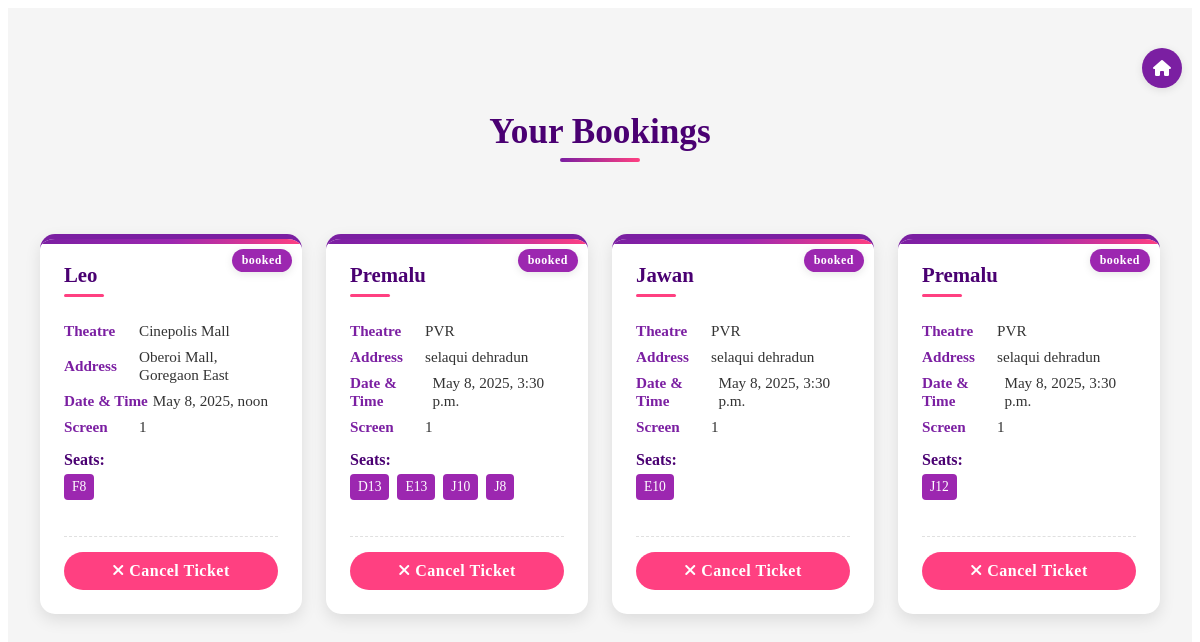
Page /your-orders/ (signed in) on the committed database.
### bookings/models.py (models this page shows, shortened)
class Booking(models.Model):
    user = models.ForeignKey(User, on_delete=models.SET_NULL, null=True, blank=True)
    showtime = models.ForeignKey(Showtimes, on_delete=models.SET_NULL, null=True, blank=True)
    booking_time = models.DateTimeField(auto_now_add=True)
    total_amount = models.DecimalField(max_digits=10, decimal_places=2)
    booking_status = models.CharField(max_length=20, choices=[('Confirmed', 'Confirmed'), ('Cancelled', 'Cancelled'),('Pending', 'Pending')])

class BookingSeats(models.Model):
    booking = models.ForeignKey(Booking, on_delete=models.CASCADE)
    seat = models.ForeignKey(Seats, on_delete=models.SET_NULL, null=True, blank=True)

### theater/models.py (models this page shows, shortened)
class Showtimes(models.Model):
    movie = models.ForeignKey(Movie, on_delete=models.SET_NULL,null=True, blank=True)
    theater = models.ForeignKey(Theaters, on_delete=models.CASCADE)
    show_time = models.DateTimeField()
    screen_number = models.CharField(null=True, blank=True)

class Theaters(models.Model):
    name = models.CharField(max_length=100)
    city = models.CharField(max_length=100)
    address = models.CharField(max_length=100)
    manager = models.ForeignKey(User, on_delete=models.SET_NULL , null=True, blank=True)

class Seats(models.Model):
    theater= models.ForeignKey(Theaters, on_delete=models.CASCADE)
    screen_number = models.CharField(max_length=100, null=True, blank=True)
    row_label = models.CharField(max_length=10)
    seat_number = models.CharField(max_length=10)
    seat_type = models.CharField(max_length=10, choices=[('VIP', 'VIP'), ('Regular', 'Regular')])

### movies/models.py (models this page shows, shortened)
class Movie(models.Model):
    movie_id = models.AutoField(primary_key=True)
    title = models.CharField(max_length=100)
    genre = models.CharField(max_length=250,choices=geners)
    language = models.CharField(max_length=100,choices=languages)
    synopsis = models.TextField()
    cast = models.TextField()
    duration_minutes = models.IntegerField()
    release_date = models.DateField()
    triller_url = models.CharField(max_length=2500, blank=True, null=True)
    status = models.CharField(max_length=250, null=True, blank=True)
    image_url = models.URLField(blank=True, null=True)
    slug = models.CharField(max_length=2500, unique=True, null=True, blank=True)

### dashboard/views.py (the view)
# urls.py: path('your-orders/', views.your_orders, name='your_orders'),
@login_required
def your_orders(request):
    user = request.user
    bookings = Booking.objects.filter(user=user, booking_status='booked').order_by('-booking_time')
    return render(request, 'dashboard/your_orders.html', {
        'bookings': bookings
    })

### templates/dashboard/your_orders.html (shortened to what this page needs)
{% extends 'base.html' %}
{% block content %}
<link rel="stylesheet" href="https://cdnjs.cloudflare.com/ajax/libs/font-awesome/6.5.0/css/all.min.css">
<div class="page-container">
    <a href="{% url 'filtered_movies' %}" class="home-button"><i class="fa-solid fa-house"></i></a>
  <div class="ticket-container">
    <h1>Your Bookings</h1>
    {% if bookings %}
      <div class="tickets-grid">
        {% for booking in bookings %}
          <div class="ticket">
            <span class="ticket-status">{{ booking.booking_status }}</span>
            <h2>{{ booking.showtime.movie.title }}</h2>
            <div class="ticket-info">
              <p><strong>Theatre</strong> {{ booking.showtime.theater.name }}</p>
              <p><strong>Address</strong> {{ booking.showtime.theater.address }}</p>
              <p><strong>Date & Time</strong> {{ booking.showtime.show_time }}</p>
              <p><strong>Screen</strong> {{ booking.showtime.screen_number }}</p>
              <div class="seats">
                <div class="seats-label">Seats:</div>
                <div class="seat-list">
                  {% for seat in booking.bookingseats_set.all %}
                    <span class="seat-badge">
                      {{ seat.seat.row_label }}{{ seat.seat.seat_number }}
                    </span>
                  {% endfor %}
                </div>
              </div>
            </div>
            <div class="ticket-actions">
              <div class="cancel-button">
                <a href="{% url 'cancel_booking' booking.id %}" class="cancel-booking-link" data-booking-id="{{ booking.id }}" data-movie-title="{{ booking.showtime.movie.title }}">
                  <i class="fa-solid fa-xmark"></i> Cancel Ticket
                </a>
              </div>
            </div>
          </div>
        {% endfor %}
      </div>
    {% endif %}
  </div>
</div>
{% endblock %}

### templates/dashboard/your_orders.html (style rules this page uses)
:root { --primary: #7b1fa2; --primary-light: #9c27b0; --primary-dark: #4a0072; --accent: #ff4081; --text-light: #ffffff; --text-dark: #333333; --gray-light: #f5f5f5; --gray: #e0e0e0; --shadow-sm: 0 2px 8px rgba(0, 0, 0, 0.1); --shadow-md: 0 6px 16px rgba(0, 0, 0, 0.1); --shadow-lg: 0 12px 28px rgba(0, 0, 0, 0.15); --transition: all 0.3s ease; }
.page-container { position: relative; padding-top: 1rem; background-color: var(--gray-light); min-height: 100vh; }
h1 { text-align: center; color: var(--primary-dark); margin-bottom: 2rem; font-size: 2.2rem; position: relative; padding-bottom: 10px; }
h1::after { content: ''; position: absolute; bottom: 0; left: 50%; transform: translateX(-50%); width: 80px; height: 4px; background: linear-gradient(90deg, var(--primary) 0%, var(--accent) 100%); border-radius: 2px; }
.home-button { position: absolute; top: 40px; right: 10px; background-color: var(--primary); color: var(--text-light); width: 40px; height: 40px; border-radius: 50%; display: flex; align-items: center; justify-content: center; text-decoration: none; box-shadow: var(--shadow-sm); transition: var(--transition); }
.ticket-container { display: flex; flex-direction: column; gap: 40px; padding: 2rem; margin-top: 2rem; }
.tickets-grid { display: grid; grid-template-columns: repeat(auto-fill, minmax(250px, 1fr)); gap: 24px; }
.ticket { background-color: var(--text-light); border: none; border-top: 5px solid var(--primary); padding: 1.5rem; border-radius: 15px; box-shadow: var(--shadow-md); position: relative; overflow: hidden; transition: var(--transition); height: 90%; display: flex; flex-direction: column; }
.ticket::before { content: ''; position: absolute; top: 0; left: 0; right: 0; height: 5px; background: linear-gradient(90deg, var(--primary) 0%, var(--primary-light) 50%, var(--accent) 100%); }
.ticket h2 { margin-top: 0; font-size: 1.3rem; color: var(--primary-dark); position: relative; padding-bottom: 10px; max-height: 60px; overflow: hidden; text-overflow: ellipsis; display: -webkit-box; -webkit-box-orient: vertical; }
.ticket h2::after { content: ''; position: absolute; bottom: 0; left: 0; width: 40px; height: 3px; background-color: var(--accent); border-radius: 3px; }
.ticket-info { flex: 1; }
.ticket p { margin: 0.5rem 0; color: var(--text-dark); font-size: 0.95rem; display: flex; align-items: center; }
.ticket p strong { color: var(--primary); margin-right: 5px; min-width: 70px; }
.seats { margin-top: 15px; }
.seats-label { font-weight: bold; margin-bottom: 5px; color: var(--primary-dark); }
.seat-list { display: flex; flex-wrap: wrap; gap: 8px; }
.seat-badge { background-color: var(--primary-light); color: var(--text-light); padding: 5px 8px; border-radius: 4px; font-size: 0.85rem; transition: var(--transition); display: inline-flex; align-items: center; justify-content: center; }
.ticket-actions { margin-top: 20px; display: flex; justify-content: center; padding-top: 15px; border-top: 1px dashed var(--gray); }
.cancel-button { width: 100%; }
.cancel-button a { background-color: var(--accent); color: var(--text-light); padding: 10px 0; border-radius: 25px; text-decoration: none; font-weight: bold; transition: var(--transition); display: block; text-align: center; letter-spacing: 0.5px; width: 100%; }
.ticket-status { position: absolute; top: 10px; right: 10px; background: var(--primary-light); color: var(--text-light); padding: 4px 10px; border-radius: 12px; font-size: 0.75rem; font-weight: bold; letter-spacing: 0.5px; box-shadow: var(--shadow-sm); }

### rows in the picture
Booking: booking_status "booked", showtime.movie "Leo", showtime.theater.name "Cinepolis Mall", showtime.theater.address "Oberoi Mall, Goregaon East", showtime.show_time "May 8, 2025, noon", showtime.screen_number "1"
BookingSeats: seat.row_label "F", seat.seat_number "8"
Booking: booking_status "booked", showtime.movie "Premalu", showtime.theater.name "PVR", showtime.theater.address "selaqui dehradun", showtime.show_time "May 8, 2025, 3:30 p.m.", showtime.screen_number "1"
BookingSeats: seat.row_label "D", seat.seat_number "13"
BookingSeats: seat.row_label "E", seat.seat_number "13"
BookingSeats: seat.row_label "J", seat.seat_number "10"
BookingSeats: seat.row_label "J", seat.seat_number "8"
Booking: booking_status "booked", showtime.movie "Jawan", showtime.theater.name "PVR", showtime.theater.address "selaqui dehradun", showtime.show_time "May 8, 2025, 3:30 p.m.", showtime.screen_number "1"
BookingSeats: seat.row_label "E", seat.seat_number "10"
Booking: booking_status "booked", showtime.movie "Premalu", showtime.theater.name "PVR", showtime.theater.address "selaqui dehradun", showtime.show_time "May 8, 2025, 3:30 p.m.", showtime.screen_number "1"
BookingSeats: seat.row_label "J", seat.seat_number "12"
